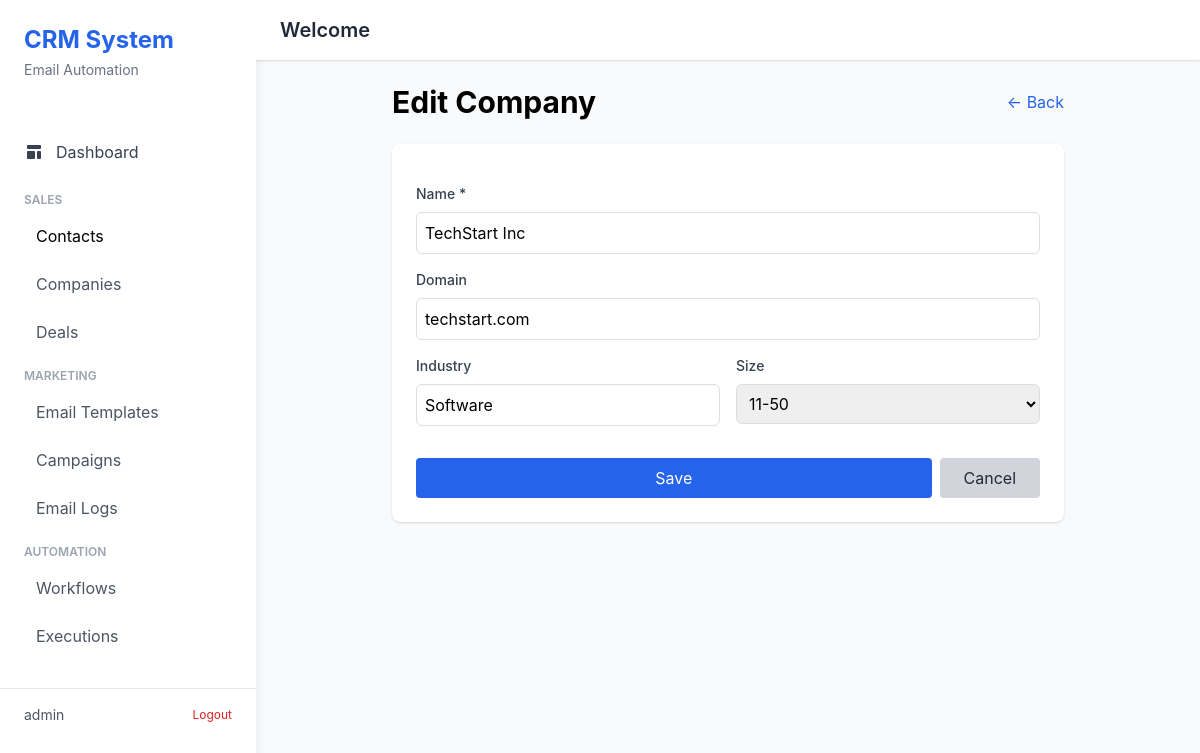
Screenshot of /contacts/companies/2/edit/ (signed in) with the database file from the repository.
### contacts/models.py (models this page shows, shortened)
class Company(models.Model):
    name = models.CharField(max_length=255)
    domain = models.CharField(max_length=255, blank=True, null=True, unique=True)
    industry = models.CharField(max_length=100, blank=True, null=True)
    size_choices = [
        ('1-10', '1-10'),
        ('11-50', '11-50'),
        ('51-200', '51-200'),
        ('201-500', '201-500'),
        ('501-1000', '501-1000'),
        ('1000+', '1000+'),
    ]
    size = models.CharField(max_length=20, choices=size_choices, blank=True, null=True)
    created_at = models.DateTimeField(auto_now_add=True)
    updated_at = models.DateTimeField(auto_now=True)
    class Meta:
        verbose_name_plural = "Companies"
        ordering = ['-created_at']

### contacts/views.py (the view)
# urls.py: path('companies/<int:pk>/edit/', views.CompanyUpdateView.as_view(), name='company_update'),
class CompanyUpdateView(LoginRequiredMixin, UpdateView):
    model = Company
    template_name = 'contacts/company_form.html'
    fields = ['name', 'domain', 'industry', 'size']
    success_url = reverse_lazy('contacts:company_list')

### templates/contacts/company_form.html (shortened to what this page needs)
{% extends "base.html" %}
{% block content %}
<div class="max-w-2xl mx-auto space-y-6">
    <div class="flex justify-between items-center">
        <h1 class="text-3xl font-bold">{% if form.instance.pk %}Edit Company{% else %}New Company{% endif %}</h1>
        <a href="{% url 'contacts:company_list' %}" class="text-blue-600 hover:underline">← Back</a>
    </div>
    <form method="post" class="bg-white rounded-lg shadow p-6 space-y-4">
        <div>
            <label class="block text-sm font-medium text-gray-700 mb-2">Name *</label>
            {{ form.name }}
        </div>
        <div>
            <label class="block text-sm font-medium text-gray-700 mb-2">Domain</label>
            {{ form.domain }}
        </div>
        <div class="grid grid-cols-2 gap-4">
            <div>
                <label class="block text-sm font-medium text-gray-700 mb-2">Industry</label>
                {{ form.industry }}
            </div>
            <div>
                <label class="block text-sm font-medium text-gray-700 mb-2">Size</label>
                {{ form.size }}
            </div>
        </div>
        <div class="flex gap-2 pt-4">
            <button type="submit" class="flex-1 px-4 py-2 bg-blue-600 text-white rounded hover:bg-blue-700">
                {% if form.instance.pk %}Save{% else %}Create{% endif %}
            </button>
            <a href="{% url 'contacts:company_list' %}" class="px-6 py-2 bg-gray-300 text-gray-800 rounded hover:bg-gray-400">
                Cancel
            </a>
        </div>
    </form>
</div>
{% endblock %}

### templates/base.html (shortened to what this page needs)
<!DOCTYPE html>
<html lang="en">
<head>
    <script src="https://cdn.tailwindcss.com"></script>
</head>
<body class="bg-gray-50">
    <div class="flex h-screen">
        <div class="w-64 bg-white shadow-lg overflow-y-auto">
            <div class="p-6">
                <h1 class="text-2xl font-bold text-blue-600">CRM System</h1>
                <p class="text-sm text-gray-500 mt-1">Email Automation</p>
            </div>
            <nav class="mt-6">
                <a href="{% url 'dashboard' %}" class="block px-6 py-3 {% if request.resolver_match.url_name == 'dashboard' %}sidebar-active{% else %}text-gray-700 hover:bg-gray-100{% endif %}">
                    <span class="flex items-center">
                        Dashboard
                    </span>
                </a>
                <div class="mt-4 px-6">
                    <p class="text-xs font-semibold text-gray-400 uppercase">Sales</p>
                    <a href="{% url 'contacts:contact_list' %}" class="block mt-2 px-3 py-2 rounded {% if request.resolver_match.app_name == 'contacts' %}sidebar-active{% else %}text-gray-600 hover:bg-gray-100{% endif %}">
                        Contacts
                    </a>
                    <a href="{% url 'contacts:company_list' %}" class="block mt-2 px-3 py-2 rounded {% if request.resolver_match.url_name == 'company_list' %}sidebar-active{% else %}text-gray-600 hover:bg-gray-100{% endif %}">
                        Companies
                    </a>
                    <a href="{% url 'deals:deal_list' %}" class="block mt-2 px-3 py-2 rounded {% if request.resolver_match.app_name == 'deals' %}sidebar-active{% else %}text-gray-600 hover:bg-gray-100{% endif %}">
                        Deals
                    </a>
                </div>
                <div class="mt-4 px-6">
                    <p class="text-xs font-semibold text-gray-400 uppercase">Marketing</p>
                    <a href="{% url 'emails:template_list' %}" class="block mt-2 px-3 py-2 rounded {% if request.resolver_match.url_name == 'template_list' %}sidebar-active{% else %}text-gray-600 hover:bg-gray-100{% endif %}">
                        Email Templates
                    </a>
                    <a href="{% url 'emails:campaign_list' %}" class="block mt-2 px-3 py-2 rounded {% if request.resolver_match.url_name == 'campaign_list' %}sidebar-active{% else %}text-gray-600 hover:bg-gray-100{% endif %}">
                        Campaigns
                    </a>
                    <a href="{% url 'emails:log_list' %}" class="block mt-2 px-3 py-2 rounded {% if request.resolver_match.url_name == 'log_list' %}sidebar-active{% else %}text-gray-600 hover:bg-gray-100{% endif %}">
                        Email Logs
                    </a>
                </div>
                <div class="mt-4 px-6">
                    <p class="text-xs font-semibold text-gray-400 uppercase">Automation</p>
                    <a href="{% url 'automations:workflow_list' %}" class="block mt-2 px-3 py-2 rounded {% if request.resolver_match.url_name == 'workflow_list' %}sidebar-active{% else %}text-gray-600 hover:bg-gray-100{% endif %}">
                        Workflows
                    </a>
                    <a href="{% url 'automations:execution_list' %}" class="block mt-2 px-3 py-2 rounded {% if request.resolver_match.url_name == 'execution_list' %}sidebar-active{% else %}text-gray-600 hover:bg-gray-100{% endif %}">
                        Executions
                    </a>
                </div>
            </nav>
            <div class="mt-8 px-6 border-t pt-4">
                <div class="flex items-center justify-between">
                    <span class="text-sm text-gray-600">{{ user.username }}</span>
                    <a href="{% url 'account_logout' %}" class="text-xs text-red-600 hover:text-red-700">Logout</a>
                </div>
            </div>
        </div>
        <div class="flex-1 flex flex-col overflow-hidden">
            <header class="bg-white shadow">
                <div class="px-6 py-4 flex justify-between items-center">
                    <h2 class="text-xl font-semibold text-gray-800">{% block header %}Welcome{% endblock %}</h2>
                </div>
            </header>
            <main class="flex-1 overflow-auto">
                <div class="p-6">
                    {% block content %}{% endblock %}
                </div>
            </main>
        </div>
    </div>
</body>
</html>

### templates/base.html (style rules this page uses)
body { font-family: -apple-system, BlinkMacSystemFont, 'Segoe UI', Roboto, 'Helvetica Neue', Arial, sans-serif; }
.sidebar-active { @apply bg-blue-500 text-white; }

### templates/contacts/company_form.html (style rules this page uses)
input[type="text"], input[type="email"], select { width: 100%; padding: 0.5rem; border: 1px solid #ddd; border-radius: 0.375rem; }

### rows the page displays
Company: name "TechStart Inc", domain "techstart.com", industry "Software", size "11-50"

### other values shown
{{ user.username }} "admin"
